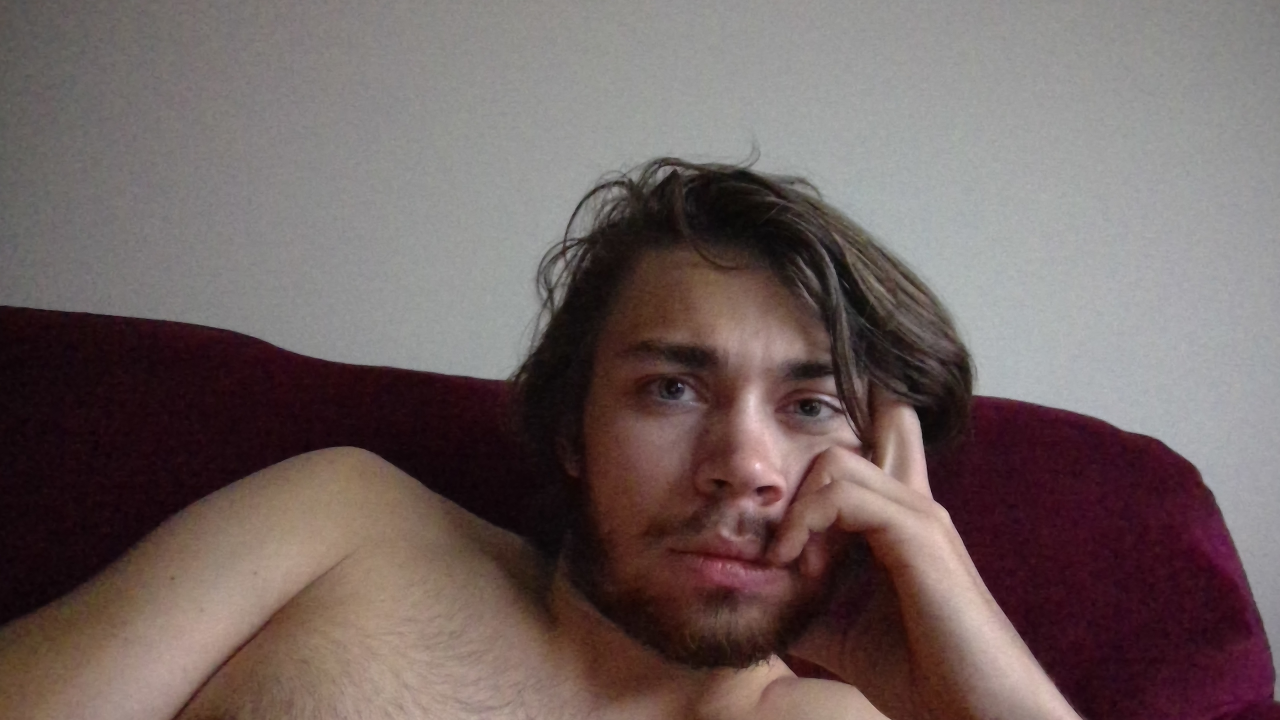
#> input picture Resources/selfie.jpg, 2560 x 1440 px, found by its file name (shown at 1/2 size)
$ python Part12.py
#> lines starting #> are read from the running program, lines starting #| are printed output that depends on the picture
# Foreground Extraction
import numpy as np
import cv2
from matplotlib import pyplot as plt

img = cv2.imread('C:\\Users\\Shane\\Documents\\Repos\\Explorations_OpenCV\\Resources\\selfie.jpg')
#> img is the input picture: shape (1440, 2560, 3); mean B, G, R 96.4, 97.7, 112.1
img = cv2.resize(img, (640,360))
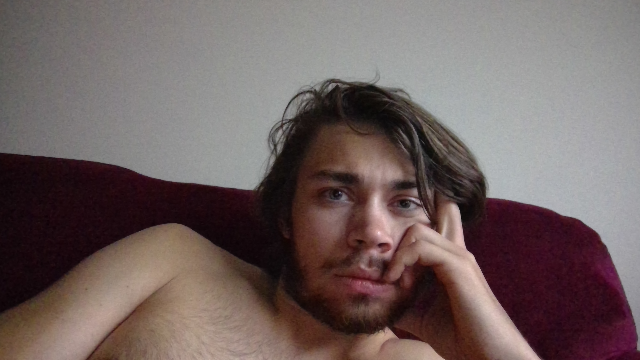
#> img: shape (360, 640, 3); mean B, G, R 96.5, 97.8, 112.2
img = cv2.cvtColor(img,cv2.COLOR_BGR2RGB)
mask = np.zeros(img.shape[:2],np.uint8)

bgdModel = np.zeros((1,65),np.float64)
fgdModel = np.zeros((1,65),np.float64)

rect = (250,75,250,275)

cv2.grabCut(img,mask,rect,bgdModel,fgdModel,5,cv2.GC_INIT_WITH_RECT)
mask2 = np.where((mask==2)|(mask==0),0,1).astype('uint8')
img = img*mask2[:,:,np.newaxis]
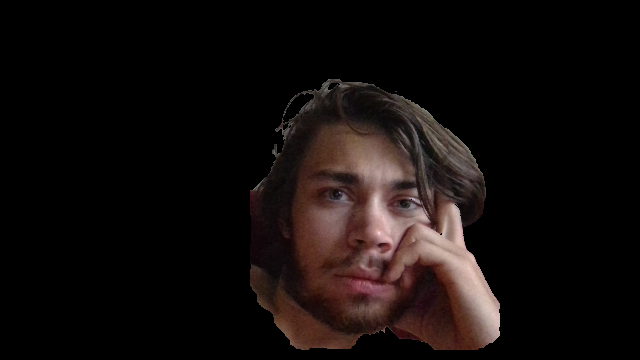
#> img: shape (360, 640, 3); mean R, G, B 18.4, 12.9, 11.8

plt.imshow(img)
plt.colorbar()
plt.show()
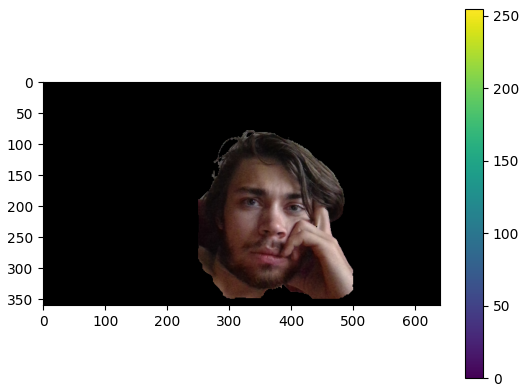
#> figure drawn by matplotlib, 2 panels

$ run again, with Resources/Volcano_Day.jpg copied over Resources/selfie.jpg
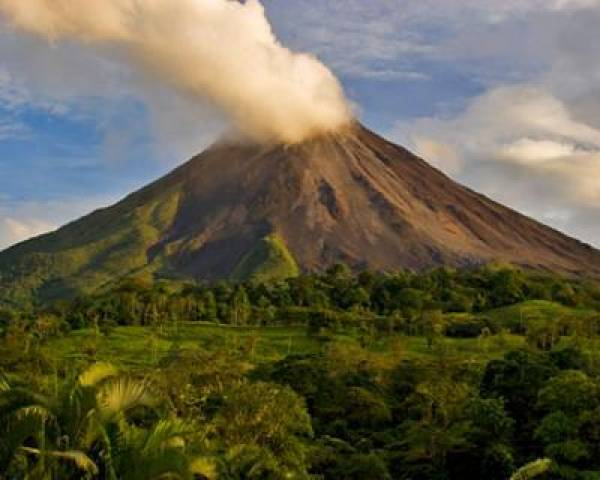
#> input picture Resources/Volcano_Day.jpg, 600 x 480 px, found by its file name
#> img is the input picture: shape (480, 600, 3); mean B, G, R 74.9, 96.4, 100.6
#> `img = img*mask2[:,:,np.newaxis]`:
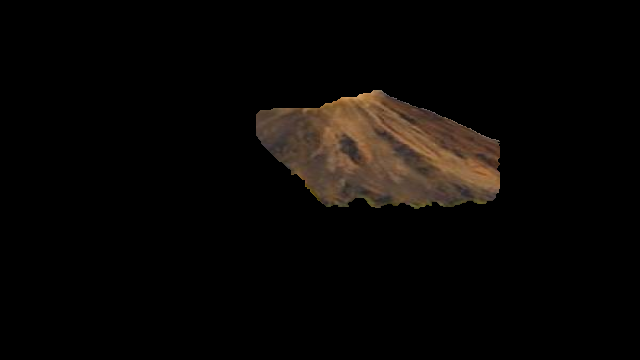
#> img: shape (360, 640, 3); mean R, G, B 9.2, 6.9, 5
#> `plt.show()`:
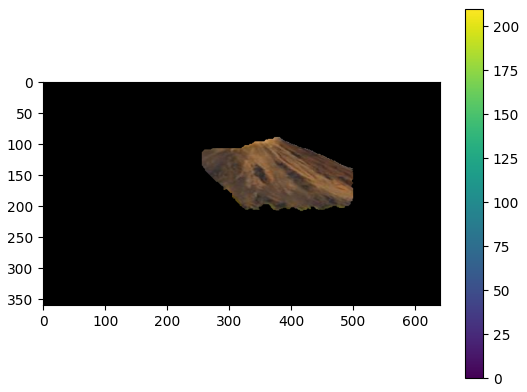
#> figure drawn by matplotlib, 2 panels
